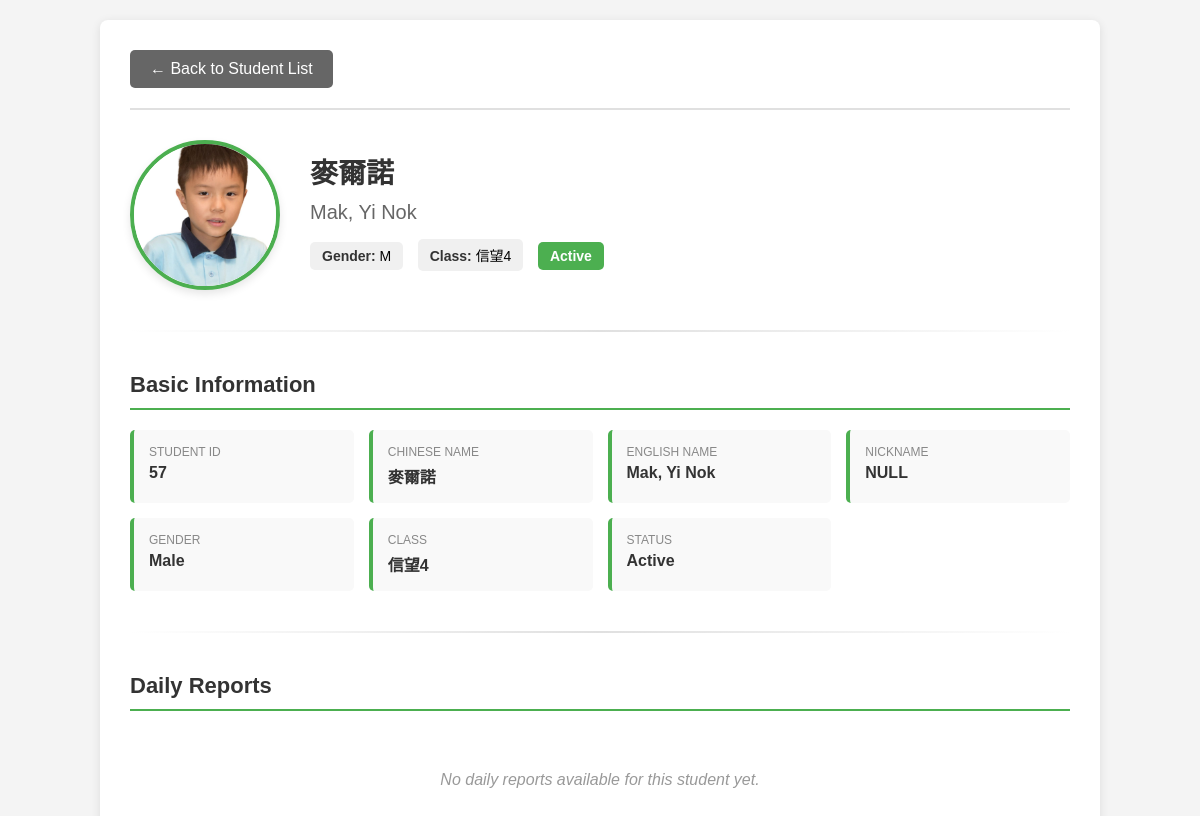
Before: /student_details.php?id=57 with the older database file.
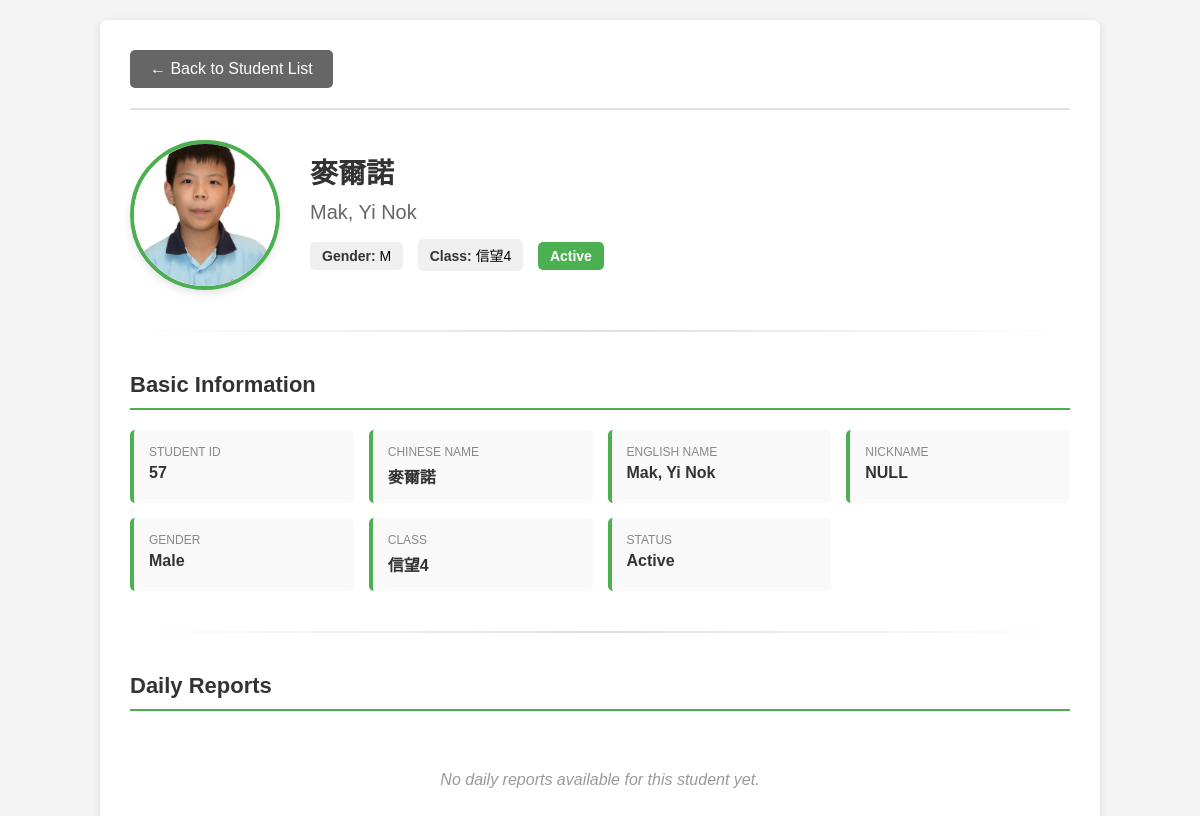
After: the same page with the newer database file.
### tables this page shows
CREATE TABLE IF NOT EXISTS `students` (
  `id` int(11) NOT NULL AUTO_INCREMENT,
  `name_chi` varchar(100) NOT NULL COMMENT 'Chinese Name',
  `name_eng` varchar(100) NOT NULL COMMENT 'English Name',
  `nickname` varchar(50) DEFAULT NULL,
  `short_name` varchar(50) DEFAULT NULL COMMENT 'Short name or symbol',
  `gender` enum('M','F') NOT NULL,
  `class` varchar(50) DEFAULT NULL COMMENT 'Class/Group',
  `status` enum('Active','Inactive','Graduated') DEFAULT 'Active',
  `image_path` varchar(255) DEFAULT NULL COMMENT 'Path to student image',
  PRIMARY KEY (`id`)
);

### db/students.php (called while the page is built, shortened)
<?php
require_once __DIR__ . '/connection.php';
class Students {
    private $conn;
    public function __construct() {
        $this->conn = getDB();
    }
    public function getById($id) {
        $id = (int)$id;
        $sql = "SELECT * FROM students WHERE id = $id";
        $result = $this->conn->query($sql);
        if ($result && $result->num_rows > 0) {
            return $result->fetch_assoc();
        }
        return null;
    }
}
?>

### db/connection.php (called while the page is built, shortened)
<?php
class Database {
    private static $instance = null;
    private $conn;
    private function __construct() {
        try {
            $this->conn = new mysqli(DB_HOST, DB_USER, DB_PASS, DB_NAME, DB_PORT);
            $this->conn->set_charset(DB_CHARSET);
        } catch (Exception $e) {
            die("Database connection error: " . $e->getMessage());
        }
    }
    public static function getInstance() {
        if (self::$instance === null) {
            self::$instance = new Database();
        }
        return self::$instance;
    }
    public function getConnection() {
        return $this->conn;
    }
}
function getDB() {
    return Database::getInstance()->getConnection();
}
?>

### student_details.php (the view, shortened to what this page needs)
<?php
require_once 'db/students.php';
require_once 'db/connection.php';
$studentId = isset($_GET['id']) ? intval($_GET['id']) : 0;
$studentsObj = new Students();
$student = $studentsObj->getById($studentId);
$dailyReports = [];
$sections = [
    'basic_info' => true,
    'daily_reports' => true,
];
?>
<!DOCTYPE html>
<html lang="en">
<head>
</head>
<body>
    <div class="container">
        <div class="header">
            <a href="students_list.php" class="back-btn">← Back to Student List</a>
        </div>
        <div class="student-header">
            <?php if (!empty($student['image_path']) && file_exists($student['image_path'])): ?>
                <img src="<?php echo htmlspecialchars($student['image_path']); ?>"
                     alt="<?php echo htmlspecialchars($student['name_chi']); ?>"
                     class="student-photo">
            <?php else: ?>
                <div class="no-photo">No Photo</div>
            <?php endif; ?>
            <div class="student-info-header">
                <h1 class="student-name"><?php echo htmlspecialchars($student['name_chi']); ?></h1>
                <p class="student-name-eng"><?php echo htmlspecialchars($student['name_eng']); ?></p>
                <div>
                    <span class="info-badge"><strong>Gender:</strong> <?php echo htmlspecialchars($student['gender']); ?></span>
                    <span class="info-badge"><strong>Class:</strong> <?php echo htmlspecialchars($student['class'] ?? 'N/A'); ?></span>
                    <span class="status-badge <?php echo strtolower($student['status']); ?>">
                        <?php echo htmlspecialchars($student['status']); ?>
                    </span>
                </div>
            </div>
        </div>
        <div class="section-divider"></div>
        <?php
        if ($sections['basic_info']):
            include 'sections/student_basic_info.php';
        endif;
        if ($sections['daily_reports']):
            include 'sections/student_daily_reports.php';
        endif;
        ?>
    </div>
</body>
</html>

### sections/student_basic_info.php
<div class="section">
    <h2 class="section-title">Basic Information</h2>
    <div class="info-grid">
        <div class="info-item">
            <div class="info-label">Student ID</div>
            <div class="info-value"><?php echo htmlspecialchars($student['id']); ?></div>
        </div>
        <div class="info-item">
            <div class="info-label">Chinese Name</div>
            <div class="info-value"><?php echo htmlspecialchars($student['name_chi']); ?></div>
        </div>
        <div class="info-item">
            <div class="info-label">English Name</div>
            <div class="info-value"><?php echo htmlspecialchars($student['name_eng']); ?></div>
        </div>
        <div class="info-item">
            <div class="info-label">Nickname</div>
            <div class="info-value"><?php echo htmlspecialchars($student['nickname'] ?? 'N/A'); ?></div>
        </div>
        <div class="info-item">
            <div class="info-label">Gender</div>
            <div class="info-value"><?php echo $student['gender'] === 'M' ? 'Male' : 'Female'; ?></div>
        </div>
        <div class="info-item">
            <div class="info-label">Class</div>
            <div class="info-value"><?php echo htmlspecialchars($student['class'] ?? 'N/A'); ?></div>
        </div>
        <div class="info-item">
            <div class="info-label">Status</div>
            <div class="info-value"><?php echo htmlspecialchars($student['status']); ?></div>
        </div>
    </div>
</div>
<div class="section-divider"></div>

### sections/student_daily_reports.php
<div class="section">
    <h2 class="section-title">Daily Reports</h2>
    <?php if (!empty($dailyReports)): ?>
        <?php foreach($dailyReports as $report): ?>
            <div class="report-card">
                <div class="report-date">
                    <?php echo date('l, F j, Y', strtotime($report['report_date'])); ?>
                </div>
                <div class="report-content">
                    <?php echo htmlspecialchars($report['content']); ?>
                </div>
            </div>
        <?php endforeach; ?>
    <?php else: ?>
        <div class="no-data">
            No daily reports available for this student yet.
        </div>
    <?php endif; ?>
</div>

### student_details.php (style rules this page uses)
* { margin: 0; padding: 0; box-sizing: border-box; }
body { font-family: Arial, sans-serif; background-color: #f4f4f4; padding: 20px; }
.container { max-width: 1000px; margin: 0 auto; background: white; padding: 30px; border-radius: 8px; box-shadow: 0 2px 10px rgba(0,0,0,0.1); }
.header { display: flex; justify-content: space-between; align-items: center; margin-bottom: 30px; padding-bottom: 20px; border-bottom: 2px solid #e0e0e0; }
.back-btn { display: inline-block; padding: 10px 20px; background-color: #666; color: white; text-decoration: none; border-radius: 5px; transition: background-color 0.3s; }
.student-header { display: flex; align-items: center; gap: 30px; margin-bottom: 30px; }
.student-photo { width: 150px; height: 150px; object-fit: cover; border-radius: 50%; border: 4px solid #4CAF50; box-shadow: 0 4px 8px rgba(0,0,0,0.1); }
.student-info-header { flex: 1; }
.student-name { font-size: 28px; color: #333; margin-bottom: 10px; }
.student-name-eng { font-size: 20px; color: #666; margin-bottom: 15px; }
.info-badge { display: inline-block; padding: 6px 12px; margin-right: 10px; margin-bottom: 8px; background-color: #f0f0f0; border-radius: 5px; font-size: 14px; }
.info-badge strong { color: #333; }
.status-badge { display: inline-block; padding: 6px 12px; border-radius: 5px; font-size: 14px; font-weight: bold; }
.status-badge.active { background-color: #4CAF50; color: white; }
.section { margin-bottom: 30px; }
.section-title { font-size: 22px; color: #333; margin-bottom: 20px; padding-bottom: 10px; border-bottom: 2px solid #4CAF50; }
.info-grid { display: grid; grid-template-columns: repeat(auto-fit, minmax(200px, 1fr)); gap: 15px; margin-bottom: 20px; }
.info-item { padding: 15px; background-color: #f9f9f9; border-radius: 5px; border-left: 4px solid #4CAF50; }
.info-label { font-size: 12px; color: #888; text-transform: uppercase; margin-bottom: 5px; }
.info-value { font-size: 16px; color: #333; font-weight: bold; }
.no-data { text-align: center; padding: 40px; color: #999; font-style: italic; }
.section-divider { height: 2px; background: linear-gradient(to right, transparent, #e0e0e0, transparent); margin: 40px 0; }

Changed rows visible on the page:
changed students "麥爾諾": image_path: a different picture
